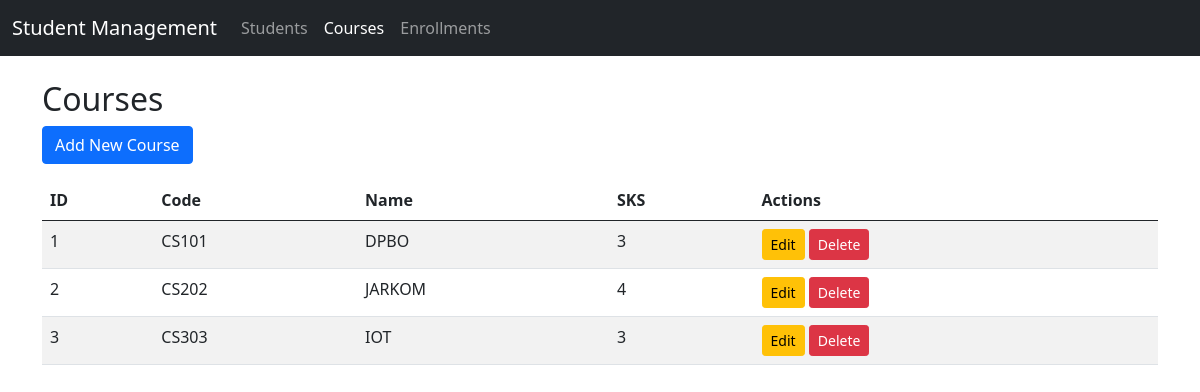
The page /project/index.php?controller=course&action=index on the database its author committed.
### tables this page shows
CREATE TABLE IF NOT EXISTS `courses` (
  `id` int(11) NOT NULL AUTO_INCREMENT,
  `code` varchar(10) NOT NULL,
  `name` varchar(100) NOT NULL,
  `credits` int(1) NOT NULL,
  PRIMARY KEY (`id`)
);

### project/controllers/BaseController.php (called while the page is built, shortened)
<?php
class BaseController
{
    protected function render($view, $data = [])
    {
        extract($data);
        include_once 'views/templates/header.php';
        include_once 'views/' . $view . '.php';
        include_once 'views/templates/footer.php';
    }
}

### project/controllers/CourseController.php (called while the page is built, shortened)
<?php
require_once 'controllers/BaseController.php';
require_once 'models/Course.php';
class CourseController extends BaseController
{
    private $course;
    public function __construct()
    {
        $this->course = new Course();
    }
    public function index()
    {
        $result = $this->course->getAll();
        $this->render('courses/index', ['courses' => $result]);
    }
}

### project/models/Course.php (called while the page is built, shortened)
<?php
require_once 'config/connection.php';
class Course
{
    private $conn;
    private $table_name = "courses";
    public function __construct()
    {
        $database = new Database();
        $this->conn = $database->getConnection();
    }
    public function getAll()
    {
        $query = "SELECT * FROM " . $this->table_name;
        $result = $this->conn->query($query);
        return $result;
    }
}

### project/config/connection.php (called while the page is built, shortened)
<?php
class Database
{
    private $host = "localhost";
    private $username = "root";
    private $password = "";
    private $db_name = "tp_mvc";
    public function getConnection()
    {
        $this->conn = null;
        try {
            $this->conn = new mysqli($this->host, $this->username, $this->password, $this->db_name);
        } catch (Exception $e) {
            echo "Connection error: " . $e->getMessage();
        }
        return $this->conn;
    }
}

### project/views/courses/index.php (the view)
<h2>Courses</h2>
<div class="mb-3">
    <a href="index.php?controller=course&action=create" class="btn btn-primary">Add New Course</a>
</div>
<table class="table table-striped">
    <thead>
        <tr>
            <th>ID</th>
            <th>Code</th>
            <th>Name</th>
            <th>SKS</th>
            <th>Actions</th>
        </tr>
    </thead>
    <tbody>
        <?php if ($courses && $courses->num_rows > 0): ?>
        <?php while ($row = $courses->fetch_assoc()): ?>
        <tr>
            <td><?php echo $row['id']; ?></td>
            <td><?php echo $row['code']; ?></td>
            <td><?php echo $row['name']; ?></td>
            <td><?php echo $row['credits']; ?></td>
            <td>
                <a href="index.php?controller=course&action=edit&id=<?php echo $row['id']; ?>"
                    class="btn btn-sm btn-warning">Edit</a>
                <a href="index.php?controller=course&action=delete&id=<?php echo $row['id']; ?>"
                    class="btn btn-sm btn-danger"
                    onclick="return confirm('Are you sure you want to delete this course?')">Delete</a>
            </td>
        </tr>
        <?php endwhile; ?>
        <?php else: ?>
        <tr>
            <td colspan="5" class="text-center">No courses found</td>
        </tr>
        <?php endif; ?>
    </tbody>
</table>

### rows shown on the page
courses: id "1", code "CS101", name "DPBO", credits "3"
courses: id "2", code "CS202", name "JARKOM", credits "4"
courses: id "3", code "CS303", name "IOT", credits "3"
